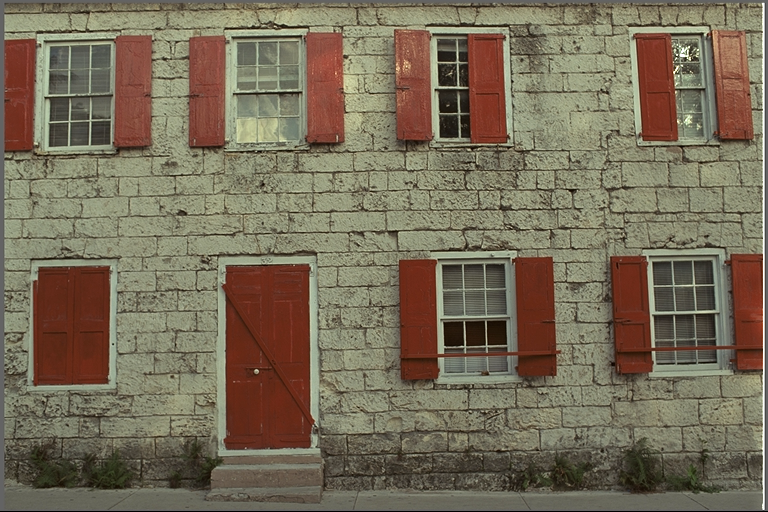
#> input picture validation/images/kodim01.png, 768 x 512 px, found by its file name; its folder holds 4 pictures in this run
$ python debug_miss2.py
#> lines starting #> are read from the running program, lines starting #| are printed output that depends on the picture; after the words box and inside, x2 and y2 are one past the last pixel; in counts of white or black regions, pixels touching at a corner belong together; pictures that were not available may be replaced by others from this repository, and a replacement may not be noted
### error_map/evaluate.py
"""差异评价: 多指标融合误差图 (方向 B 改进).

融合指标 (经人工标注验证, 5/6 漏检框召回):
  ① SSIM 损失     — 结构/细节质量 (低频抑制 σ=24)
  ② 像素差        — 亮度绝对差异 (低频抑制 σ=24)
  ③ 局部 std 损失  — 纹理能量损失 (7x7 窗口)
  ④ 梯度损失       — 边缘/高频能量损失
各指标 p1-p99 归一化后加权求和 → 平滑 → 阈值/形态学/连通域过滤.
"""
from __future__ import annotations

import numpy as np
from PIL import Image
from scipy.ndimage import gaussian_filter, uniform_filter
from skimage.filters import sobel_h, sobel_v
from skimage.metrics import structural_similarity
from skimage.morphology import binary_closing, binary_opening, disk, remove_small_objects


def rgb_to_luma(img: np.ndarray) -> np.ndarray:
    """BT.601 亮度: Y = 0.299R + 0.587G + 0.114B."""
    f = np.asarray(img).astype(np.float64)
    return 0.299 * f[..., 0] + 0.587 * f[..., 1] + 0.114 * f[..., 2]


def _lowfreq_suppress(x, sigma: float = 24.0) -> np.ndarray:
    """减去低频包络, 只留细节/中频误差 (去掉大尺度扰动残差)."""
    return np.clip(x - gaussian_filter(x, sigma), 0.0, None)


# [105 lines left out: functions _norm01, _local_std, compute_error_map_fused, error_map_to_mask, build_error_map_and_mask, _jet_lut and 1 more, not called in this run]


def save_error_map_visualization(err, path) -> None:
    """soft errormap 存为 jet 伪彩 PNG (按 p99.5 归一化)."""
    Image.fromarray(_error_map_to_jet(err)).save(path)


# [19 lines left out: functions save_error_map_blend, save_overlay, not called in this run]

### validation/debug_miss2.py
"""漏检区域特征取证 (Phase 1 深入):

1. 漏检区 = GT(纯压缩退化)高但流水线 mask 未覆盖的像素
2. 特征维度: 亮度水平 / 局部方差(纹理度) / 8x8块边界强度 / 对齐前后低频变化
3. 关键嫌疑: 对齐(校正LL子带)是否把压缩的低频退化当亮度差消除
"""
from __future__ import annotations

import sys
from pathlib import Path

sys.path.insert(0, str(Path(__file__).resolve().parent.parent))

import numpy as np
from PIL import Image
from scipy.ndimage import gaussian_filter, uniform_filter
from skimage.metrics import structural_similarity

from error_map.evaluate import rgb_to_luma

NAMES = ["kodim01", "kodim05", "kodim08", "kodim12", "kodim23"]
RUNS = Path("validation") / "runs"
IMAGES = Path("validation") / "images"


def load(name):
#> called with name = 'kodim01'
    orig = np.asarray(Image.open(IMAGES / f"{name}.png").convert("RGB"))
#> orig is the input picture: shape (512, 768, 3); mean R, G, B 119.8, 108.7, 88.4
    comp = np.asarray(Image.open(RUNS / name / "compressed.jpg").convert("RGB"))
    algn = np.asarray(Image.open(RUNS / name / "aligned.png").convert("RGB"))
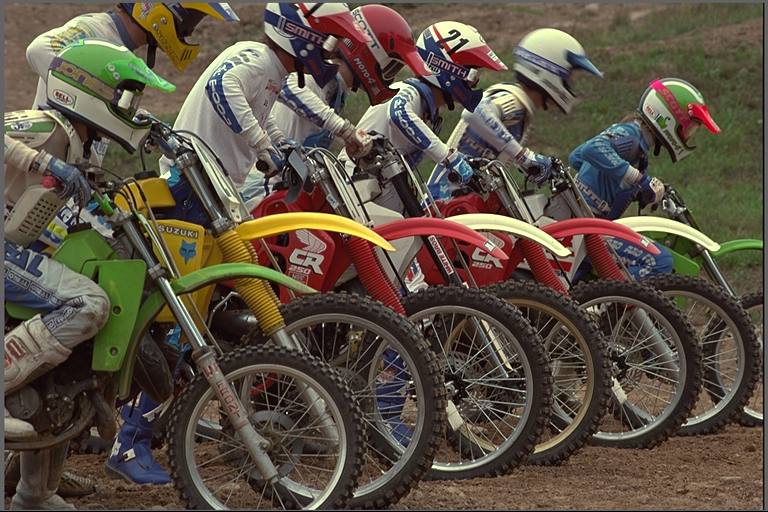
#> input picture validation/images/kodim05.png, 768 x 512 px, given in place of aligned.png, which was not available
#> algn is the input picture: shape (512, 768, 3); mean R, G, B 91.5, 81, 67.5
    mask = np.asarray(Image.open(RUNS / name / "errormap_mask.png").convert("L")) > 0
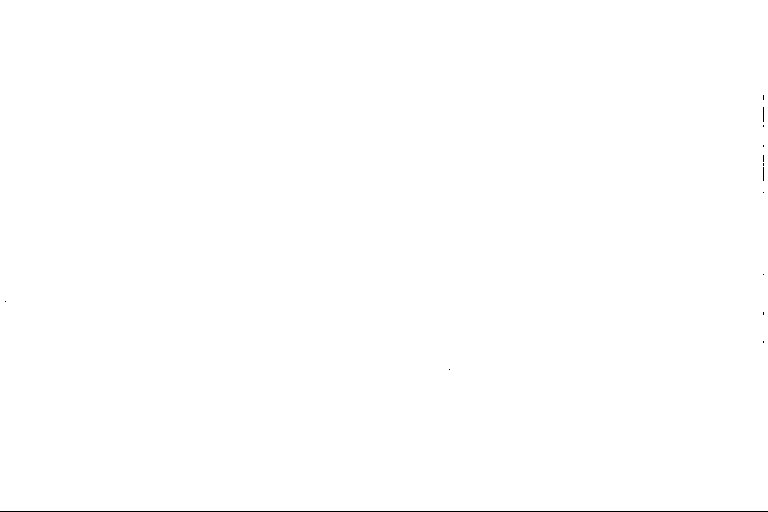
#> mask: shape (512, 768) bool; 99.8% white; black in thin lines or dots, all inside (x1, y1, x2, y2) = (0, 95, 768, 512)
    return orig, comp, algn, mask


def main():
    print("=== 1. 漏检区特征: GT 高(p90+) 但 mask 未覆盖 ===\n")
    print(f"{'img':<8}{'miss%':>7}{'lum_in':>8}{'lum_out':>8}{'var_in':>8}{'var_out':>8}"
          f"{'block_in':>9}{'block_out':>9}")
    print("-" * 75)
    for n in NAMES:
        orig, comp, algn, mask = load(n)
        y_o, y_c = rgb_to_luma(orig), rgb_to_luma(comp)
#> in rgb_to_luma, `return 0.299 * f[..., 0] + 0.587 * f[..., 1] + 0.114 * f[..., 2]`:
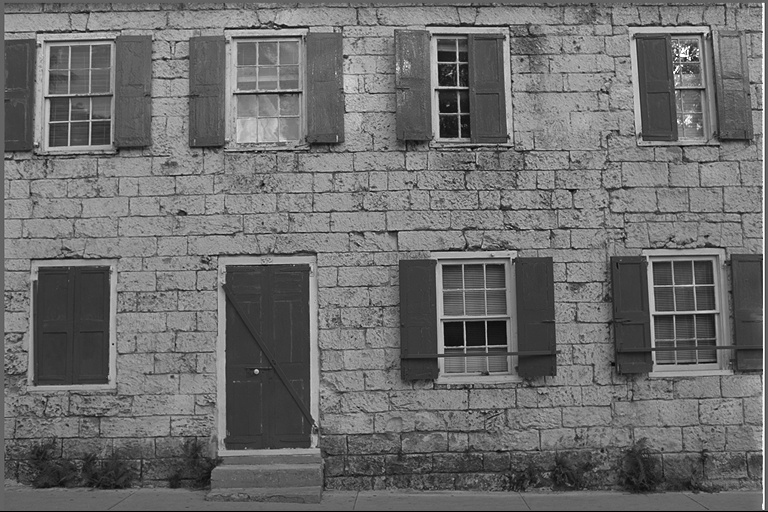
#> returned value: shape (512, 768) float64; min 0, max 255, mean 109.7
        _, ssim_gt = structural_similarity(y_o, y_c, win_size=11, gaussian_weights=True,
                                           sigma=1.5, data_range=255.0, full=True)
#> ssim_gt: shape (512, 768) float64; every value is 1
        gt = np.clip(1.0 - ssim_gt, 0.0, None)
#> gt: shape (512, 768) float64; every value is 0
        gt_high = gt > np.percentile(gt, 90)
#> gt_high: shape (512, 768) bool; every value is 0
        missed = gt_high & ~mask   # 漏检: GT top10% 但没被 mask 覆盖
        detected = gt_high & mask

        # 特征
        lum = y_o
        local_var = uniform_filter(y_o, 15)  # 均值
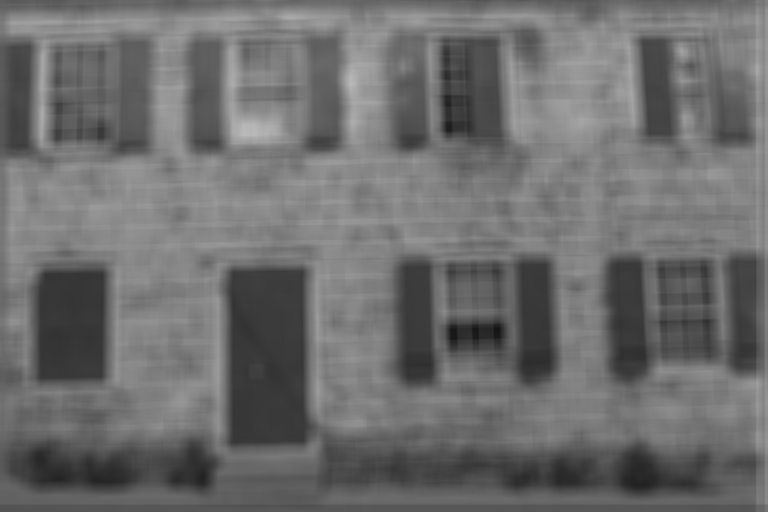
#> local_var: shape (512, 768) float64; min 20.63, max 186.5, mean 109.7
        local_var = np.abs(y_o - local_var)  # 偏离局部均值的幅度 (纹理度)
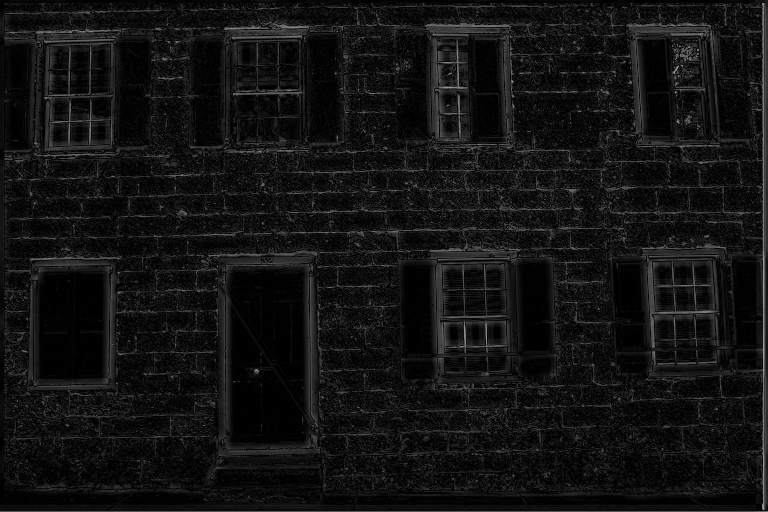
#> local_var: shape (512, 768) float64; min 6.22e-05, max 160.1, mean 18.7

        # 8x8 块边界强度: 亮度在块边界处跳变
        bs = np.zeros_like(y_o)
        bs[:, 7::8] = np.abs(np.diff(y_o, axis=1, prepend=y_o[:, :1]))[:, 7::8]
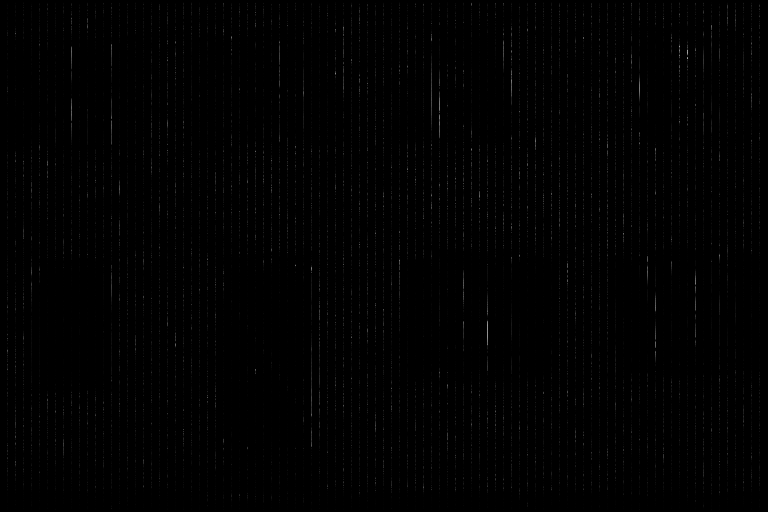
#> bs: shape (512, 768) float64; min 0, max 165.5, mean 1.4
        bs[7::8, :] = np.abs(np.diff(y_o, axis=0, prepend=y_o[:1, :]))[7::8, :]
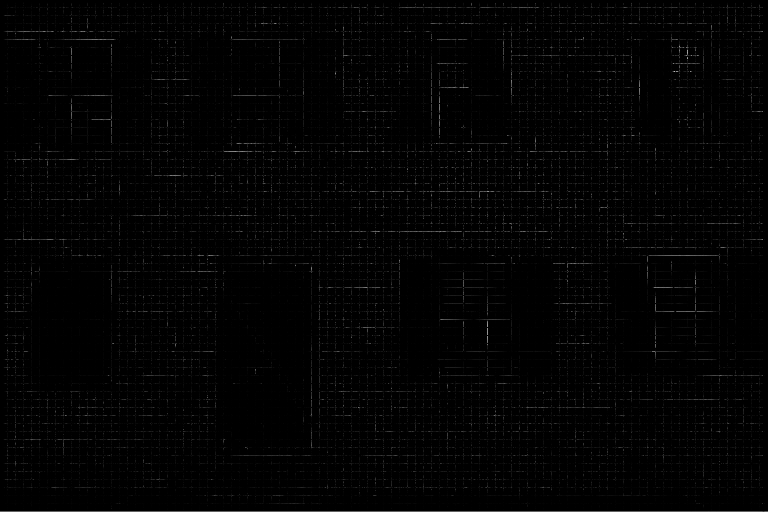
#> bs: shape (512, 768) float64; 11.81% of pixels changed, all inside (x1, y1, x2, y2) = (0, 7, 768, 512)

        def stat(f, sel):
            return f[sel].mean() if sel.sum() > 0 else float("nan")

        miss_pct = 100 * missed.mean()
#> miss_pct = 0
        if detected.sum() == 0 or missed.sum() == 0:
            print(f"{n:<8}{miss_pct:>7.2f}   (miss={missed.sum()}, det={detected.sum()})")
#| kodim01    0.00   (miss=0, det=0)
            continue
        print(f"{n:<8}{miss_pct:>7.2f}"
              f"{stat(lum, missed):>8.1f}{stat(lum, detected):>8.1f}"
              f"{stat(local_var, missed):>8.2f}{stat(local_var, detected):>8.2f}"
              f"{stat(bs, missed):>9.2f}{stat(bs, detected):>9.2f}")

    print("\n解读: 漏检区 vs 检出区 在 亮度/纹理/块边界 上的差异")

    print("\n=== 2. 对齐是否消除了压缩低频退化 (LL 子带对比) ===\n")
    print(f"{'img':<8}{'|comp-orig|LL':>14}{'|algn-orig|LL':>14}{'消除率':>8}")
    print("-" * 48)
    for n in NAMES:
        orig, comp, algn, _ = load(n)
        y_o = rgb_to_luma(orig) / 255.0
        y_c = rgb_to_luma(comp) / 255.0
        y_a = rgb_to_luma(algn) / 255.0
        # 低通 = 大高斯 (模拟 LL 子带覆盖的频段)
        lp_o = gaussian_filter(y_o, 4.0)
        lp_c = gaussian_filter(y_c, 4.0)
        lp_a = gaussian_filter(y_a, 4.0)
        d_c = np.abs(lp_c - lp_o).mean()
        d_a = np.abs(lp_a - lp_o).mean()
        reduction = 1 - d_a / (d_c + 1e-12)
        print(f"{n:<8}{d_c:>14.4f}{d_a:>14.4f}{reduction:>8.1%}")


if __name__ == "__main__":
#> (the run stopped early here; a loop or call above may not have finished)
